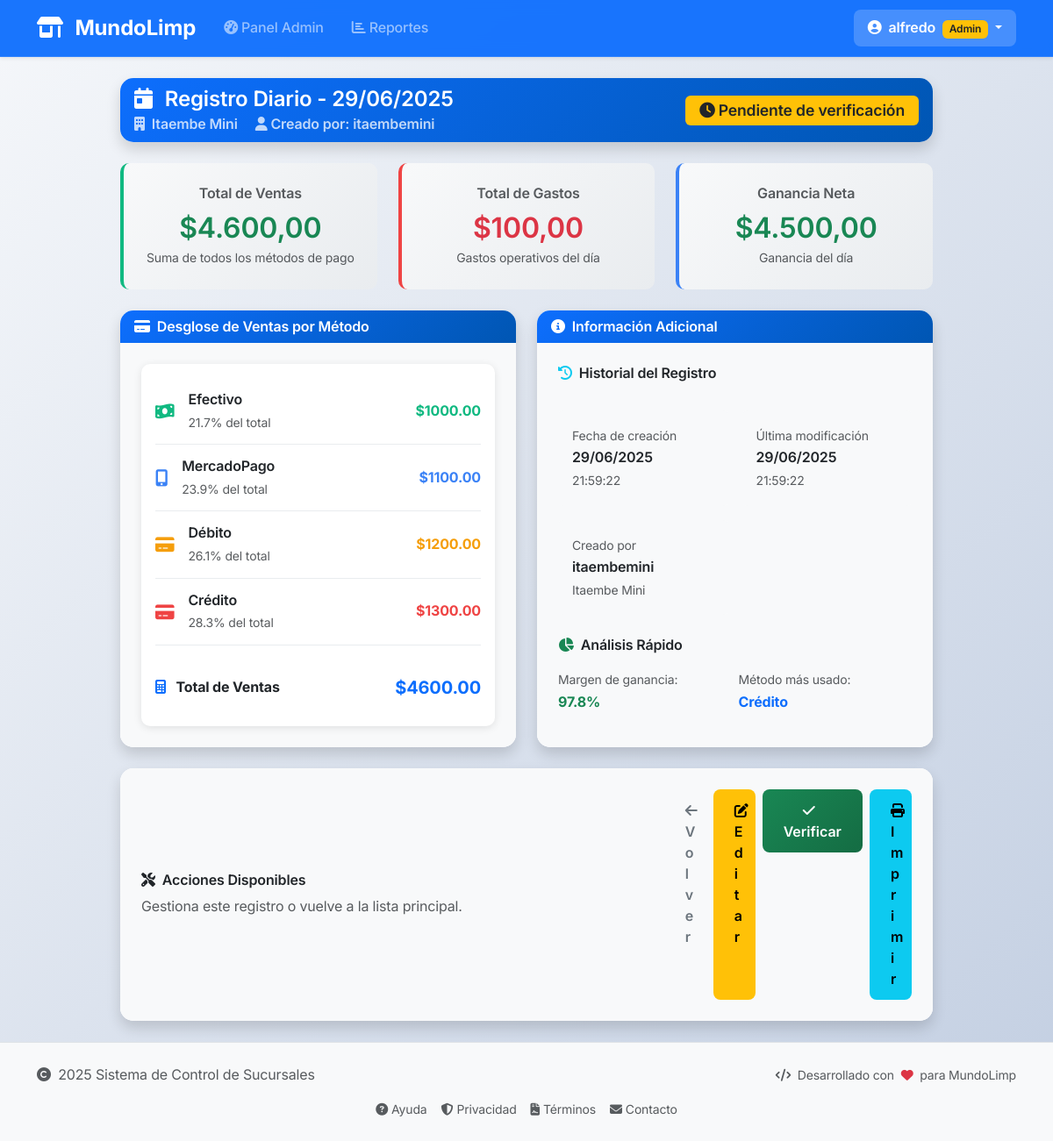
Page /daily-records/view/4 (signed in) on the earlier database version.
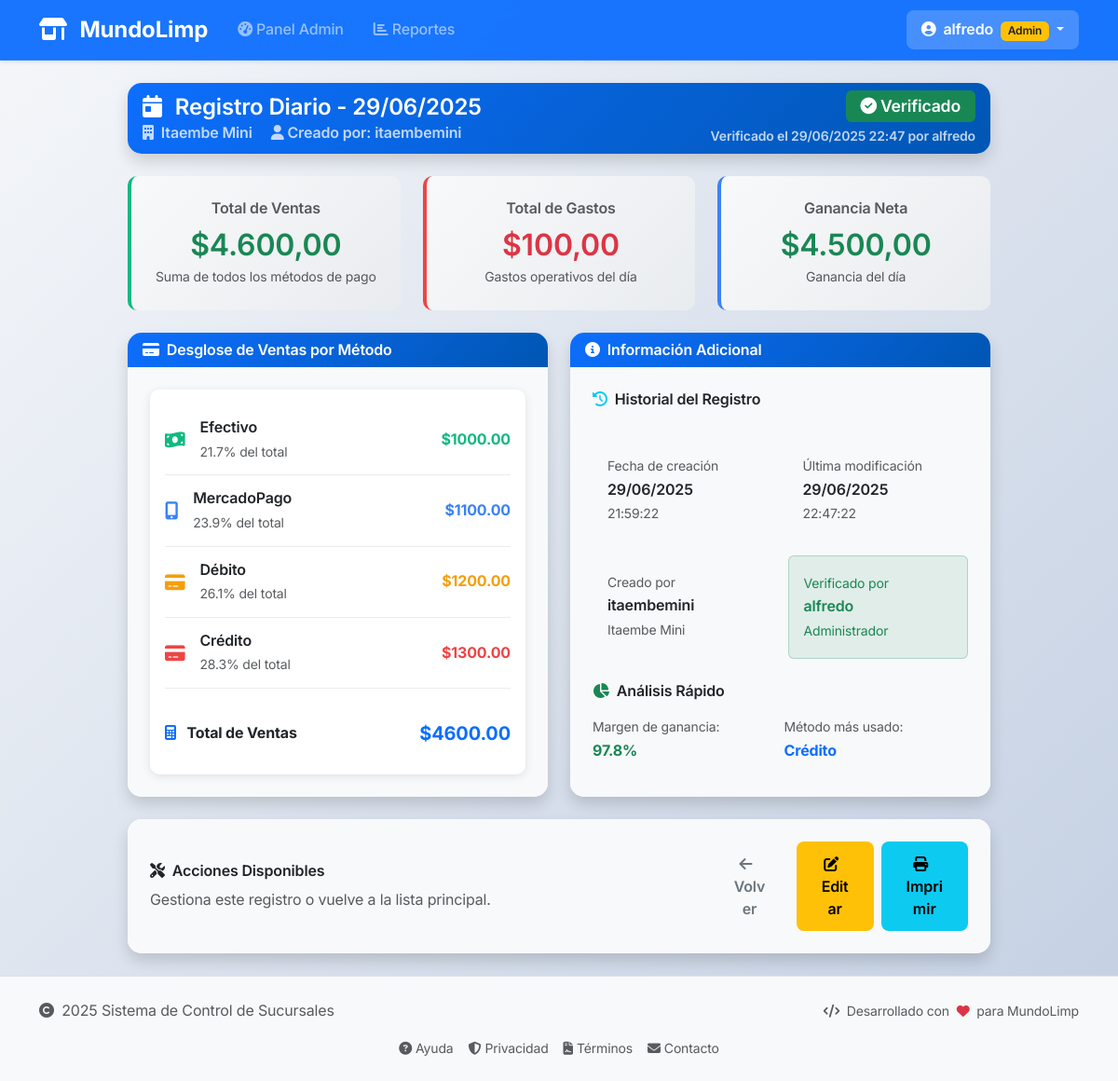
Same page on the later database version.
### app/models/daily_record.py (models this page shows, shortened)
class DailyRecord(db.Model):
    __tablename__ = 'daily_records'
    id = db.Column(db.Integer, primary_key=True)
    user_id = db.Column(
        db.Integer,
        db.ForeignKey('users.id', ondelete='CASCADE'),
        nullable=False,
        index=True
    )
    branch_name = db.Column(db.String(100), nullable=False, index=True)
    record_date = db.Column(
        db.Date,
        nullable=False,
        default=datetime.date.today,
        index=True
    )
    total_sales = db.Column(
        db.Numeric(10, 2),
        nullable=False,
        default=0.00
    )
    cash_sales = db.Column(
        db.Numeric(10, 2),
        nullable=False,
        default=0.00
    )
    mercadopago_sales = db.Column(
        db.Numeric(10, 2),
        nullable=False,
        default=0.00
    )
    debit_sales = db.Column(
        db.Numeric(10, 2),
        nullable=False,
        default=0.00
    )
    credit_sales = db.Column(
        db.Numeric(10, 2),
        nullable=False,
        default=0.00
    )
    total_expenses = db.Column(
        db.Numeric(10, 2),
        nullable=False,
        default=0.00
    )
    created_at = db.Column(
        db.DateTime,
        default=datetime.datetime.now,
        nullable=False
    )
    updated_at = db.Column(
        db.DateTime,
        default=datetime.datetime.now,
        onupdate=datetime.datetime.now,
        nullable=False
    )
    notes = db.Column(db.Text, nullable=True)
    is_verified = db.Column(db.Boolean, default=False, nullable=False)
    verified_by = db.Column(
        db.Integer,
        db.ForeignKey('users.id'),
        nullable=True
    )
    verified_at = db.Column(db.DateTime, nullable=True)
    __table_args__ = (
        db.UniqueConstraint(
            'branch_name',
            'record_date',
            name='_branch_date_uc'
        ),
        db.Index('idx_branch_date', 'branch_name', 'record_date'),
        db.Index('idx_user_date', 'user_id', 'record_date'),
        db.CheckConstraint('total_sales >= 0', name='check_total_sales_positive'),
        db.CheckConstraint('cash_sales >= 0', name='check_cash_sales_positive'),
        db.CheckConstraint('mercadopago_sales >= 0', name='check_mercadopago_sales_positive'),
        db.CheckConstraint('debit_sales >= 0', name='check_debit_sales_positive'),
        db.CheckConstraint('credit_sales >= 0', name='check_credit_sales_positive'),
        db.CheckConstraint('total_expenses >= 0', name='check_total_expenses_positive')
    )
    def get_net_amount(self):
        return float(self.total_sales) - float(self.total_expenses)

### app/models/user.py (models this page shows, shortened)
class User(UserMixin, db.Model):
    __tablename__ = 'users'
    id = db.Column(db.Integer, primary_key=True)
    username = db.Column(
        db.String(50),
        unique=True,
        nullable=False,
        index=True
    )
    email = db.Column(
        db.String(120),
        unique=True,
        nullable=False,
        index=True
    )
    password_hash = db.Column(db.String(255), nullable=False)
    role = db.Column(
        db.String(20),
        nullable=False,
        default='branch_user',
        index=True
    )
    branch_name = db.Column(db.String(100), nullable=True, index=True)
    is_active = db.Column(db.Boolean, default=True, nullable=False)
    is_admin = db.Column(db.Boolean, default=False, nullable=False)
    created_at = db.Column(
        db.DateTime,
        default=datetime.datetime.now,
        nullable=False
    )
    last_login = db.Column(db.DateTime, nullable=True)
    first_name = db.Column(db.String(50), nullable=True)
    last_name = db.Column(db.String(50), nullable=True)
    phone = db.Column(db.String(20), nullable=True)
    daily_records = db.relationship(
        'DailyRecord',
        foreign_keys=[DailyRecord.user_id],  # Clave foránea explícita
        backref='creator',                   # Permite acceder al usuario desde DailyRecord.creator
        lazy='dynamic',                      # Permite construir queries sobre la relación
        cascade='all, delete-orphan'         # Elimina los registros diarios si se elimina el usuario creador
    )
    verified_records = db.relationship(
        'DailyRecord',
        foreign_keys=[DailyRecord.verified_by], # Clave foránea explícita
        backref='verifier',                      # Permite acceder al usuario desde DailyRecord.verifier
        lazy='dynamic'                           # Permite construir queries sobre la relación
    )
    def is_admin_user(self):
        return self.role == 'admin' and self.is_admin
    def can_edit_record(self, daily_record):
        if self.is_admin_user():
            return True
        if self.is_branch_user():
            return daily_record.user_id == self.id
        return False
    def can_view_record(self, daily_record):
        if self.is_admin_user():
            return True
        if self.is_branch_user():
            return (daily_record.user_id == self.id or
                    daily_record.branch_name == self.branch_name)
        return False

### app/routes/daily_records.py (the view)
@daily_records_bp.route('/view/<int:id>')
@login_required
def view(id):
    record = DailyRecord.query.get_or_404(id)
    if not current_user.can_view_record(record):
        abort(403)
    return render_template(
        'daily_records/view.html',
        title=f'Registro del {record.record_date.strftime("%d/%m/%Y")}',
        record=record
    )

### app/templates/daily_records/view.html (shortened to what the changed rows need)
{% extends "layout/base.html" %}
{% block content %}
<div class="container my-4">
    <div class="row justify-content-center">
        <div class="col-lg-10">
            <div class="card detail-card mb-4">
                <div class="card-header bg-primary text-white">
                    <div class="d-flex justify-content-between align-items-center">
                        <div>
                            <h4 class="mb-0">
                                <i class="fas fa-calendar-day me-2"></i>
                                Registro Diario - {{ record.record_date.strftime('%d/%m/%Y') }}
                            </h4>
                            <p class="mb-0 opacity-75">
                                <i class="fas fa-building me-2"></i>{{ record.branch_name }}
                                <span class="ms-3">
                                </span>
                            </p>
                        </div>
                        <div class="text-end print-hidden">
                            {% if record.is_verified %}
                                <span class="status-badge badge bg-success">
                                    <i class="fas fa-check-circle me-1"></i>Verificado
                                </span>
                                {% if record.verified_at %}
                                <div class="small opacity-75 mt-1">
                                    Verificado el {{ record.verified_at.strftime('%d/%m/%Y %H:%M') }}
                                    {% if record.verifier %}
                                        por {{ record.verifier.username }}
                                    {% endif %}
                                </div>
                                {% endif %}
                            {% else %}
                                <span class="status-badge badge bg-warning text-dark">
                                    <i class="fas fa-clock me-1"></i>Pendiente de verificación
                                </span>
                            {% endif %}
                        </div>
                    </div>
                </div>
            </div>
            <div class="row mb-4">
                <div class="col-md-4">
                    <div class="metric-display sales">
                        <h2 class="text-success mb-0">${{ "%.2f"|format(record.total_sales) }}</h2>
                    </div>
                </div>
                <div class="col-md-4">
                    <div class="metric-display expenses">
                        <h2 class="text-danger mb-0">${{ "%.2f"|format(record.total_expenses) }}</h2>
                    </div>
                </div>
                <div class="col-md-4">
                    {% set net_amount = record.get_net_amount() %}
                    <div class="metric-display net">
                        <h2 class="{{ 'text-success' if net_amount >= 0 else 'text-danger' }} mb-0">
                        </h2>
                    </div>
                </div>
            </div>
            <div class="row">
                <div class="col-lg-6 mb-4">
                    <div class="card detail-card h-100">
                        <div class="card-body">
                            <div class="payment-breakdown">
                                {% set payment_methods = [
                                    ('cash_sales', 'Efectivo', 'money-bill-wave', '#10b981'),
                                    ('mercadopago_sales', 'MercadoPago', 'mobile-alt', '#3b82f6'),
                                    ('debit_sales', 'Débito', 'credit-card', '#f59e0b'),
                                    ('credit_sales', 'Crédito', 'credit-card', '#ef4444')
                                ] %}
                                <div class="payment-item border-top-2 pt-3 mt-3">
                                    <div class="fw-bold">
                                        <i class="fas fa-calculator me-2 text-primary"></i>
                                        Total de Ventas
                                    </div>
                                    <div class="fw-bold text-primary fs-5">
                                        ${{ "%.2f"|format(record.total_sales) }}
                                    </div>
                                </div>
                            </div>
                        </div>
                    </div>
                </div>
                <div class="col-lg-6 mb-4">
                    <div class="card detail-card h-100">
                        <div class="card-body">
                            <div class="row g-3">
                                <div class="col-6">
                                    <div class="bg-light p-3 rounded">
                                        <small class="text-muted">Fecha de creación</small>
                                        <div class="fw-semibold">
                                            {{ record.created_at.strftime('%d/%m/%Y') }}
                                        </div>
                                        <small class="text-muted">
                                            {{ record.created_at.strftime('%H:%M:%S') }}
                                        </small>
                                    </div>
                                </div>
                                <div class="col-6">
                                    <div class="bg-light p-3 rounded">
                                        <small class="text-muted">Última modificación</small>
                                        <div class="fw-semibold">
                                            {{ record.updated_at.strftime('%d/%m/%Y') }}
                                        </div>
                                        <small class="text-muted">
                                            {{ record.updated_at.strftime('%H:%M:%S') }}
                                        </small>
                                    </div>
                                </div>
                                {% if record.is_verified and record.verifier %}
                                <div class="col-6">
                                    <div class="bg-success bg-opacity-10 p-3 rounded border border-success border-opacity-25">
                                        <small class="text-success">Verificado por</small>
                                        <div class="fw-semibold text-success">{{ record.verifier.username }}</div>
                                        <small class="text-success">Administrador</small>
                                    </div>
                                </div>
                                {% endif %}
                            </div>
                                        {% set margin = (net_amount / record.total_sales|float * 100) if record.total_sales|float > 0 else 0 %}
                                        {% set methods = [
                                            ('Efectivo', record.cash_sales|float),
                                            ('MercadoPago', record.mercadopago_sales|float),
                                            ('Débito', record.debit_sales|float),
                                            ('Crédito', record.credit_sales|float)
                                        ] %}
                                        {% set top_method = methods | max(attribute=1) %}
                        </div>
                    </div>
                </div>
            </div>
            <div class="card detail-card print-hidden">
                <div class="card-body">
                    <div class="row align-items-center">
                        <div class="col-md-4">
                            <div class="d-flex gap-2 justify-content-end">
                                {% if current_user.is_admin_user() and not record.is_verified %}
                                <form method="POST" action="{{ url_for('daily_records.verify', id=record.id) }}" class="d-inline">
                                    <button type="submit" class="btn btn-success"
                                            onclick="return confirm('¿Verificar este registro?')">
                                        <i class="fas fa-check me-2"></i>Verificar
                                    </button>
                                </form>
                                {% endif %}
                            </div>
                        </div>
                    </div>
                </div>
            </div>
        </div>
    </div>
</div>
{% endblock %}

### app/templates/layout/base.html (shortened to what the changed rows need)
<!DOCTYPE html>
<html lang="es">
<head>
    <link href="https://cdn.jsdelivr.net/npm/bootstrap@5.3.0/dist/css/bootstrap.min.css" rel="stylesheet">
    <link rel="stylesheet" href="https://cdnjs.cloudflare.com/ajax/libs/font-awesome/6.4.0/css/all.min.css">
    <link rel="stylesheet" href="{{ url_for('static', filename='css/main.css') }}">
</head>
<body class="d-flex flex-column min-vh-100">
    <header>
        <nav class="navbar navbar-expand-lg navbar-dark bg-primary shadow-sm">
            <div class="container">
                <div class="collapse navbar-collapse" id="navbarNav">
                    <ul class="navbar-nav">
                        {% if current_user.is_anonymous %}
                            <li class="nav-item">
                                <a class="nav-link" href="{{ url_for('auth.login') }}">
                                    <i class="fas fa-sign-in-alt me-1"></i>Iniciar Sesión
                                </a>
                            </li>
                            <li class="nav-item">
                                <a class="nav-link" href="{{ url_for('auth.register') }}">
                                    <i class="fas fa-user-plus me-1"></i>Registrarse
                                </a>
                            </li>
                        {% else %}
                            <li class="nav-item dropdown position-relative">
                                <a class="nav-link dropdown-toggle" href="#" id="navbarDropdown" role="button" data-bs-toggle="dropdown" aria-expanded="false">
                                    <i class="fas fa-user-circle me-1"></i>
                                    <span class="d-none d-md-inline">{{ current_user.username }}</span>
                                    {% if current_user.role == 'admin' %}
                                        <span class="badge bg-warning text-dark ms-1">Admin</span>
                                    {% endif %}
                                </a>
                            </li>
                        {% endif %}
                    </ul>
                </div>
            </div>
        </nav>
    </header>
    <main class="flex-grow-1">
        {% block content %}{% endblock %}
    </main>
</body>
</html>

Differences in the rows shown:
changed User "alfredo": verifier.username (not shown) → "alfredo"
changed DailyRecord "Itaembe Mini": is_verified False → True (drawn); verified_at (not shown) → "29/06/2025 22:47"; updated_at "21:59:22" → "22:47:22"
Other differences:
text no longer shown: "Pendiente de verificación Verificar"
text now shown: "Verificado Verificado el por Verificado por Administrador"
